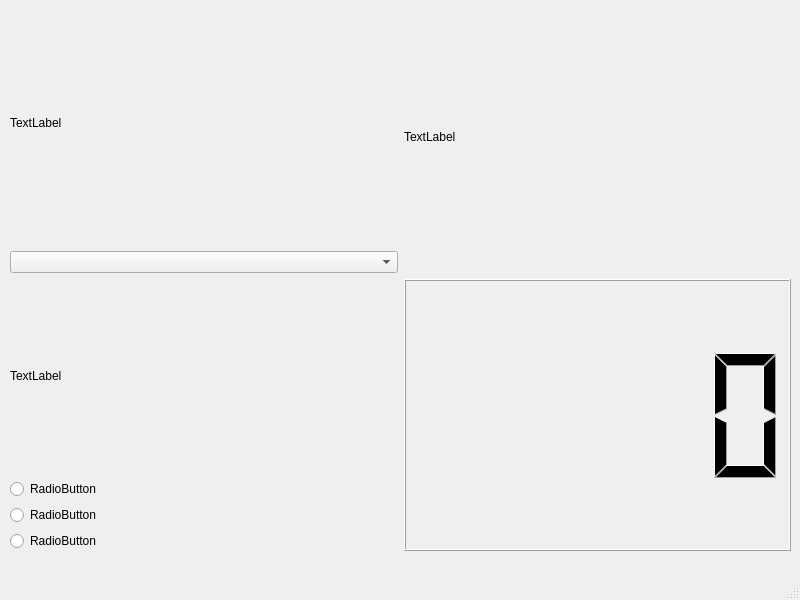
<?xml version="1.0" encoding="UTF-8"?>
<ui version="4.0">
 <class>MainWindow</class>
 <widget class="QMainWindow" name="MainWindow">
  <property name="geometry">
   <rect>
    <x>0</x>
    <y>0</y>
    <width>800</width>
    <height>600</height>
   </rect>
  </property>
  <property name="windowTitle">
   <string>MainWindow</string>
  </property>
  <widget class="QWidget" name="centralwidget">
   <widget class="QWidget" name="horizontalLayoutWidget">
    <property name="geometry">
     <rect>
      <x>10</x>
      <y>0</y>
      <width>781</width>
      <height>551</height>
     </rect>
    </property>
    <layout class="QHBoxLayout" name="mainLayout">
     <item>
      <layout class="QVBoxLayout" name="buttonLayout">
       <item>
        <layout class="QVBoxLayout" name="timeConstantLayout">
         <item>
          <widget class="QLabel" name="tcLabel">
           <property name="text">
            <string>TextLabel</string>
           </property>
          </widget>
         </item>
         <item>
          <widget class="QComboBox" name="tcCBox"/>
         </item>
        </layout>
       </item>
       <item>
        <layout class="QVBoxLayout" name="inputGainLayout">
         <item>
          <widget class="QLabel" name="label">
           <property name="text">
            <string>TextLabel</string>
           </property>
          </widget>
         </item>
         <item>
          <widget class="QRadioButton" name="radioButton">
           <property name="text">
            <string>RadioButton</string>
           </property>
          </widget>
         </item>
         <item>
          <widget class="QRadioButton" name="radioButton_2">
           <property name="text">
            <string>RadioButton</string>
           </property>
          </widget>
         </item>
         <item>
          <widget class="QRadioButton" name="radioButton_3">
           <property name="text">
            <string>RadioButton</string>
           </property>
          </widget>
         </item>
        </layout>
       </item>
      </layout>
     </item>
     <item>
      <layout class="QVBoxLayout" name="amplitudeLayout">
       <item>
        <widget class="QLabel" name="amplitudeLabel">
         <property name="text">
          <string>TextLabel</string>
         </property>
        </widget>
       </item>
       <item>
        <widget class="QLCDNumber" name="amplitudeWdiget"/>
       </item>
      </layout>
     </item>
    </layout>
   </widget>
  </widget>
  <widget class="QMenuBar" name="menubar">
   <property name="geometry">
    <rect>
     <x>0</x>
     <y>0</y>
     <width>800</width>
     <height>21</height>
    </rect>
   </property>
  </widget>
  <widget class="QStatusBar" name="statusbar"/>
 </widget>
 <resources/>
 <connections/>
</ui>
